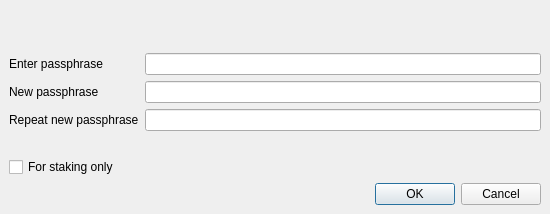
<?xml version="1.0" encoding="UTF-8"?>
<ui version="4.0">
 <class>AskPassphraseDialog</class>
 <widget class="QDialog" name="AskPassphraseDialog">
  <property name="geometry">
   <rect>
    <x>0</x>
    <y>0</y>
    <width>550</width>
    <height>214</height>
   </rect>
  </property>
  <property name="sizePolicy">
   <sizepolicy hsizetype="Preferred" vsizetype="Minimum">
    <horstretch>0</horstretch>
    <verstretch>0</verstretch>
   </sizepolicy>
  </property>
  <property name="minimumSize">
   <size>
    <width>550</width>
    <height>0</height>
   </size>
  </property>
  <property name="windowTitle">
   <string>Passphrase Dialog</string>
  </property>
  <layout class="QVBoxLayout" name="verticalLayout">
   <property name="spacing">
    <number>0</number>
   </property>
   <property name="leftMargin">
    <number>0</number>
   </property>
   <property name="topMargin">
    <number>0</number>
   </property>
   <property name="rightMargin">
    <number>0</number>
   </property>
   <property name="bottomMargin">
    <number>0</number>
   </property>
   <item>
    <widget class="QWidget" name="Widget_bk_small" native="true">
     <layout class="QVBoxLayout" name="verticalLayout_bk_small">
      <item>
       <widget class="QLabel" name="warningLabel">
        <property name="textFormat">
         <enum>Qt::RichText</enum>
        </property>
        <property name="wordWrap">
         <bool>true</bool>
        </property>
       </widget>
      </item>
      <item>
       <layout class="QFormLayout" name="formLayout">
        <property name="fieldGrowthPolicy">
         <enum>QFormLayout::AllNonFixedFieldsGrow</enum>
        </property>
        <item row="0" column="0">
         <widget class="QLabel" name="passLabel1">
          <property name="text">
           <string>Enter passphrase</string>
          </property>
         </widget>
        </item>
        <item row="0" column="1">
         <widget class="QLineEdit" name="passEdit1">
          <property name="echoMode">
           <enum>QLineEdit::Password</enum>
          </property>
         </widget>
        </item>
        <item row="1" column="0">
         <widget class="QLabel" name="passLabel2">
          <property name="text">
           <string>New passphrase</string>
          </property>
         </widget>
        </item>
        <item row="1" column="1">
         <widget class="QLineEdit" name="passEdit2">
          <property name="echoMode">
           <enum>QLineEdit::Password</enum>
          </property>
         </widget>
        </item>
        <item row="2" column="0">
         <widget class="QLabel" name="passLabel3">
          <property name="text">
           <string>Repeat new passphrase</string>
          </property>
         </widget>
        </item>
        <item row="2" column="1">
         <widget class="QLineEdit" name="passEdit3">
          <property name="echoMode">
           <enum>QLineEdit::Password</enum>
          </property>
         </widget>
        </item>
        <item row="3" column="1">
         <widget class="QLabel" name="capsLabel">
          <property name="font">
           <font>
            <weight>75</weight>
            <bold>true</bold>
           </font>
          </property>
          <property name="text">
           <string/>
          </property>
          <property name="alignment">
           <set>Qt::AlignCenter</set>
          </property>
         </widget>
        </item>
        <item row="4" column="0">
         <widget class="QCheckBox" name="stakingCheckBox">
          <property name="enabled">
           <bool>true</bool>
          </property>
          <property name="visible">
           <bool>false</bool>
          </property>
          <property name="toolTip">
           <string>Serves to disable the trivial sendmoney when OS account compromised. Provides no real security.</string>
          </property>
          <property name="text">
           <string>For staking only</string>
          </property>
         </widget>
        </item>
       </layout>
      </item>
      <item>
       <widget class="QDialogButtonBox" name="buttonBox">
        <property name="orientation">
         <enum>Qt::Horizontal</enum>
        </property>
        <property name="standardButtons">
         <set>QDialogButtonBox::Cancel|QDialogButtonBox::Ok</set>
        </property>
       </widget>
      </item>
     </layout>
    </widget>
   </item>
  </layout>
 </widget>
 <resources/>
 <connections>
  <connection>
   <sender>buttonBox</sender>
   <signal>accepted()</signal>
   <receiver>AskPassphraseDialog</receiver>
   <slot>accept()</slot>
   <hints>
    <hint type="sourcelabel">
     <x>248</x>
     <y>254</y>
    </hint>
    <hint type="destinationlabel">
     <x>157</x>
     <y>274</y>
    </hint>
   </hints>
  </connection>
  <connection>
   <sender>buttonBox</sender>
   <signal>rejected()</signal>
   <receiver>AskPassphraseDialog</receiver>
   <slot>reject()</slot>
   <hints>
    <hint type="sourcelabel">
     <x>316</x>
     <y>260</y>
    </hint>
    <hint type="destinationlabel">
     <x>286</x>
     <y>274</y>
    </hint>
   </hints>
  </connection>
 </connections>
</ui>
